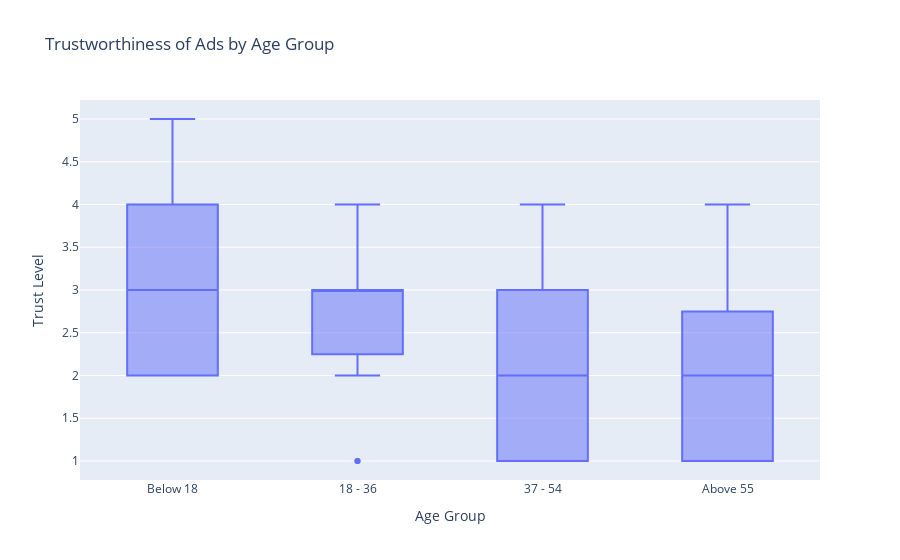

Notebook code for this chart:
### Markdown cell above
#### **5. Trustworthiness of Ads**

### Code cell
age_group_order = ["Below 18", "18 - 36", "37 - 54", "Above 55"]

fig7 = px.box(df, 
              x="age_group", 
              y="trustworthiness_of_social_media_ads", 
              title="Trustworthiness of Ads by Age Group",
              labels={"age_group": "Age Group", 
                      "trustworthiness_of_social_media_ads": "Trust Level"},
              category_orders={"age_group": age_group_order})
fig7.show()

### Figure 1 — Plotly figure (JSON) as saved in the notebook; plotly's stock layout.template omitted (floating-point values rounded to 4 significant figures)
{"data": [{"alignmentgroup": "True", "hovertemplate": "Age Group=%{x}<br>Trust Level=%{y}<extra></extra>", "legendgroup": "", "marker": {"color": "#636efa"}, "name": "", "notched": false, "offsetgroup": "", "orientation": "v", "showlegend": false, "type": "box", "x": ["Above 55", "37 - 54", "Above 55", "Above 55", "18 - 36", "18 - 36", "Below 18", "37 - 54", "Above 55", "18 - 36", "Above 55", "18 - 36", "Below 18", "37 - 54", "Above 55", "Above 55", "18 - 36", "37 - 54", "18 - 36", "Below 18", "Above 55", "18 - 36", "Below 18", "18 - 36", "Below 18", "18 - 36", "18 - 36", "37 - 54", "37 - 54", "Below 18", "18 - 36", "Below 18", "Below 18", "Below 18", "18 - 36", "Above 55", "Below 18", "18 - 36", "37 - 54", "37 - 54", "37 - 54", "Below 18", "Below 18", "Above 55", "37 - 54", "18 - 36", "18 - 36", "Below 18", "Below 18", "Below 18", "Above 55", "18 - 36", "Above 55", "18 - 36", "Above 55", "37 - 54", "18 - 36", "37 - 54", "Above 55", "18 - 36", "18 - 36", "Above 55", "37 - 54", "37 - 54", "37 - 54", "Above 55", "Below 18", "Below 18", "37 - 54", "Below 18", "Above 55", "Below 18", "Below 18", "37 - 54", "18 - 36", "Above 55", "37 - 54", "Above 55", "Below 18", "Below 18", "37 - 54", "37 - 54", "Above 55", "Above 55", "37 - 54", "Below 18", "18 - 36", "18 - 36", "Above 55", "37 - 54", "37 - 54", "Above 55"], "x0": " ", "xaxis": "x", "y": [1, 3, 1, 3, 3, 3, 3, 3, 2, 1, 1, 3, 3, 2, 1, 2, 3, 2, 4, 3, 4, 3, 2, 2, 3, 3, 3, 1, 4, 3, 3, 2, 5, 4, 3, 1, 4, 2, 2, 2, 1, 3, 3, 1, 1, 3, 3, 2, 4, 2, 2, 3, 2, 3, 1, 1, 4, 3, 4, 2, 2, 2, 2, 1, 4, 1, 2, 3, 2, 4, 4, 4, 2, 1, 3, 2, 3, 4, 3, 4, 3, 3, 1, 3, 2, 2, 1, 3, 2, 3, 1, 1], "y0": " ", "yaxis": "y"}], "layout": {"boxmode": "group", "legend": {"tracegroupgap": 0}, "title": {"text": "Trustworthiness of Ads by Age Group"}, "xaxis": {"anchor": "y", "categoryarray": ["Below 18", "18 - 36", "37 - 54", "Above 55"], "categoryorder": "array", "domain": [0, 1], "title": {"text": "Age Group"}}, "yaxis": {"anchor": "x", "domain": [0, 1], "title": {"text": "Trust Level"}}}}
